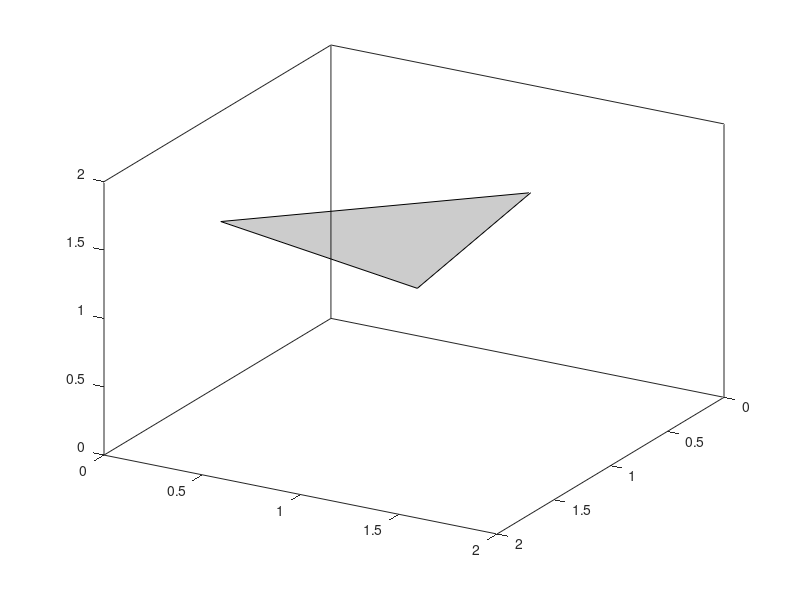

Here is the MATLAB script that generated this plot: (Note: this script raises an error after producing the figure.)
%
% Script to plot fig_roldsis.pdf which illustrates the RoLDSIS (Regression on Low
% Dimensional Spanned Input Space
%
scale = 1;
triangle_size = 1*scale;
triangle_shift = 0.04*scale;
% The columns of X contain the position of the 3 3D points that span the 2D
% subspace used to constrain the solutions of EEG High Dimensional Low Sample
% Size (HDLSS) problems.
X = [1 0 1
     0 1 1
     1.2 1.2 1]*triangle_size + triangle_shift;
% Plot the triangle defined by the columns of X.
h=fill3(X(1,:),X(2,:),X(3,:),[1 1 1]*0,'faceAlpha',0.2);
axis([0 2 0 2 0 2]*scale);
set(gca,'view',[120 30])
set(gca,'box','on')

% Take the mean value of X as the reference point in the subspace spanned by X.
% Any linear combination of the columns of X could be used as reference.
M = mean(X,2);
%M = X(:,1);
% The columns of X0 contain the vectors from the reference point M to the points
% defined by the columns of X
X0 = X - repmat(M,1,3);
% Use PCA to calculate an orthonormal base for the subspace spanned by X.
% Note that PCA is computed from SVD of X0'*X0 and not X0*X0' which, in HDLSS
% problems, has a much higher dimension.
Cp = X0'*X0;
[U,S] = svd(Cp);
S(3,3) = 1e-10;
V = X0*U*S^(-1/2);
% The first 2 columns of V contain the eigenvectors corresponding to the
% 2 non zero eigenvalues of X0*X0'. Z contains X0 represented in the orthonormal
% base defined by V.
Z = V'*X0;
Z = Z(1:2,:);
hold on
vector_size = 1*scale;
% Plot the orthonormal base defined by V.
arrow3(M',M'+V(:,1)'*vector_size)
arrow3(M',M'+V(:,2)'*vector_size)
plane_size = 4*scale;
V1 = V(:,1);
V2 = V(:,2);
% Draw the plane spanned by X as a partially transparent rectangle.
plane = M + [-V1+V2, V1+V2, V1-V2, -V1-V2]*plane_size; 
h=fill3(plane(1,:)',plane(2,:)',plane(3,:)',[1 1 1]*0,'faceAlpha',0.2);
text(X(1,1),X(2,1),X(3,1)+0.1,'$\mathbf{x_1}$','Interpreter','latex');
text(X(1,2),X(2,2),X(3,2)+0.1,'$\mathbf{x_2}$','Interpreter','latex');
text(X(1,3),X(2,3)+0.06,X(3,3)-0.02,'$\mathbf{x_3}$','Interpreter','latex');
text(M(1)+0.15,M(2)-0.06,M(3),'$\mathbf{m}$','Interpreter','latex');
text(M(1)+V(1,1)*vector_size,M(2)+V(2,1)*vector_size,M(3)+V(3,1)*vector_size+0.1,'$\mathbf{v_1}$','Interpreter','latex');
text(M(1)+V(1,2)*vector_size,M(2)+V(2,2)*vector_size,M(3)+V(3,2)*vector_size-0.06,'$\mathbf{v_2}$','Interpreter','latex');
%%%%%%%%%%%%%%%%%%%%%%%%%%%%%%%%%%%
% Solve the problem y = a + bx constrained to the plane spanned by X: c + dz 
y1 = [1 7 9]';
A1 = [Z; ones(1,3)]'; 
d1 = inv(A1)*y1;
c1 = d1(3);
a1 = c1 - d1(1:2)'*V(:,1:2)'*M;
b1 = V(:,1:2)*d1(1:2);
d1_norm = d1(1:2)/sqrt(d1(1:2)'*d1(1:2));
b1_norm = V(:,1:2)*d1_norm;
% Plot the normalized vector b and, in dashed lines, the direction defined by it.
arrow3(M',M'+b1_norm'*vector_size)
text(M(1)+b1_norm(1,1),M(2)+b1_norm(2,1),M(3)+b1_norm(3,1)+0.1,'$\mathbf{b}$','Interpreter','latex');
arrow3(M'-b1_norm'*plane_size,M'+b1_norm'*plane_size,'--')
X1b = b1_norm' * X0(:,1) * b1_norm;
X2b = b1_norm' * X0(:,2) * b1_norm;
X3b = b1_norm' * X0(:,3) * b1_norm;
% Plot the points contained in X and its projections on the direction defined by b.
mkr = 4;
plot3(M(1),M(2),M(3),'ko--','MarkerFaceColor','k','MarkerSize',mkr)
plot3([X(1,1) X1b(1)+M(1)],[X(2,1) X1b(2)+M(2)],[X(3,1) X1b(3)+M(3)],'ko--','MarkerFaceColor','k','MarkerSize',mkr)
plot3([X(1,2) X2b(1)+M(1)],[X(2,2) X2b(2)+M(2)],[X(3,2) X2b(3)+M(3)],'ko--','MarkerFaceColor','k','MarkerSize',mkr)
plot3([X(1,3) X3b(1)+M(1)],[X(2,3) X3b(2)+M(2)],[X(3,3) X3b(3)+M(3)],'ko--','MarkerFaceColor','k','MarkerSize',mkr)
text(M(1)+X1b(1),M(2)+X1b(2),M(3)+X1b(3)+0.1,'$\mathbf{\tilde{x}_1}$','Interpreter','latex');
text(M(1)+X2b(1),M(2)+X2b(2)+0.06,M(3)+0.01+X2b(3),'$\mathbf{\tilde{x}_2}$','Interpreter','latex');
text(M(1)+X3b(1),M(2)+X3b(2)+0.07,M(3)+X3b(3)+0.05,'$\mathbf{\tilde{x}_3}$','Interpreter','latex');
set(gca,'xtick',[0 1])
set(gca,'ytick',[0 1])
set(gca,'ztick',[0 1])
hold off
%%%%%%%%%%%%%%%%%%%%%%%%%%%%%%%%%%%%%%%%
% Format the figure to fill the pdf file
ps = [900 300 500 500];
set(gcf, 'Position', ps);
ratio = ps(4)/ps(3);
paperWidth = 12;
paperHeight = paperWidth*ratio;

set(gcf, 'paperunits', 'centimeters');
set(gcf, 'papersize', [paperWidth paperHeight]);
shift = 1.5;
set(gcf, 'PaperPosition', [-shift -shift   paperWidth+1.75*shift paperHeight+1.75*shift]);

print('fig_roldsis','-dpdf')
%%%%%%%%%%%%%%%%%%%%%%%%%%%%%%%%%%%%%%%%

